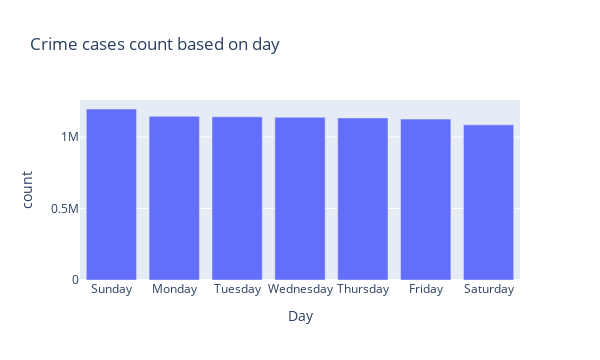

Notebook code cell kept with this figure:
### Code cell
day_count_data=data_frame['day_name'].value_counts().reset_index()
day_count_data_index=['Sunday','Monday','Tuesday','Wednesday','Thursday','Friday','Saturday']
day_count_data.index=day_count_data_index
day_count_fig=px.bar(data_frame=day_count_data,x=day_count_data_index,y='count',title='Crime cases count based on day',width=600)
day_count_fig.update_layout(xaxis_title='Day')

### Figure 1 — Plotly figure (JSON) as saved in the notebook; plotly's stock layout.template omitted (floating-point values rounded to 4 significant figures)
{"data": [{"alignmentgroup": "True", "hovertemplate": "x=%{x}<br>count=%{y}<extra></extra>", "legendgroup": "", "marker": {"color": "#636efa", "pattern": {"shape": ""}}, "name": "", "offsetgroup": "", "orientation": "v", "showlegend": false, "textposition": "auto", "type": "bar", "x": ["Sunday", "Monday", "Tuesday", "Wednesday", "Thursday", "Friday", "Saturday"], "xaxis": "x", "y": [1196151, 1145020, 1141643, 1138000, 1133727, 1125380, 1085189], "yaxis": "y"}], "layout": {"barmode": "relative", "height": 360, "legend": {"tracegroupgap": 0}, "title": {"text": "Crime cases count based on day"}, "width": 600, "xaxis": {"anchor": "y", "autorange": true, "domain": [0, 1], "range": [-0.5, 6.5], "title": {"text": "Day"}, "type": "category"}, "yaxis": {"anchor": "x", "autorange": true, "domain": [0, 1], "range": [0, 1259000.0], "title": {"text": "count"}, "type": "linear"}}}
